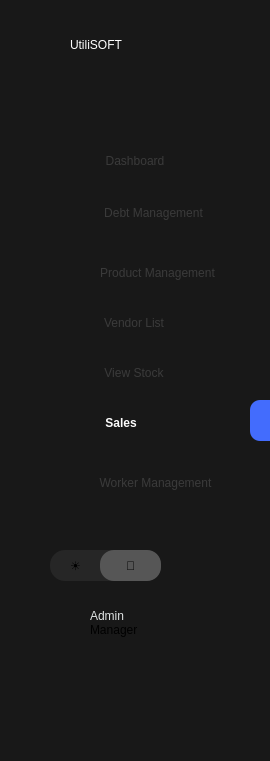
     <widget class="QFrame" name="frame_7">
      <property name="geometry">
       <rect>
        <x>0</x>
        <y>0</y>
        <width>270</width>
        <height>761</height>
       </rect>
      </property>
      <property name="styleSheet">
       <string notr="true">max-width:270px;
max-height:768px;
background-color:#181818;</string>
      </property>
      <widget class="QLabel" name="label_233">
       <property name="geometry">
        <rect>
         <x>70</x>
         <y>10</y>
         <width>181</width>
         <height>70</height>
        </rect>
       </property>
       <property name="styleSheet">
        <string notr="true">max-height:70px;
max-width:200px;
background:transparent;
font: 700 28pt &quot;Century Gothic&quot;;
color:white;
 text-align: center; 
 vertical-align: middle;</string>
       </property>
       <property name="text">
        <string>UtiliSOFT</string>
       </property>
      </widget>
      <widget class="QPushButton" name="page61">
       <property name="geometry">
        <rect>
         <x>0</x>
         <y>100</y>
         <width>270</width>
         <height>81</height>
        </rect>
       </property>
       <property name="styleSheet">
        <string notr="true">margin-top:40px;
        /* Full width of sidebar */
  height: 45px;        /* Optimal button height */
  text-align: center;    /* Align text to the left */
   /* Add space for text from the edge */
      /* Use flexbox for alignment */
 /* Align text &amp; icon vertically */ 

	border:none;
color:#3a3a3a;</string>
       </property>
       <property name="text">
        <string>Dashboard</string>
       </property>
      </widget>
      <widget class="QPushButton" name="page62">
       <property name="geometry">
        <rect>
         <x>-2</x>
         <y>190</y>
         <width>271</width>
         <height>45</height>
        </rect>
       </property>
       <property name="styleSheet">
        <string notr="true">
     /* Full width of sidebar */
  height: 45px;        /* Optimal button height */
  text-align: center;    /* Align text to the left */
  padding-left: 40px;  /* Add space for text from the edge */
     /* Use flexbox for alignment */
/* Align text &amp; icon vertically */ 
	border:none;
color:#3a3a3a;

	border:none;
</string>
       </property>
       <property name="text">
        <string>Debt Management</string>
       </property>
      </widget>
      <widget class="QPushButton" name="page63">
       <property name="geometry">
        <rect>
         <x>0</x>
         <y>250</y>
         <width>270</width>
         <height>45</height>
        </rect>
       </property>
       <property name="styleSheet">
        <string notr="true">
         /* Full width of sidebar */
  height: 45px;        /* Optimal button height */
  text-align: center;    /* Align text to the left */
/* Add space for text from the edge */       /* Use flexbox for alignment */ /* Align text &amp; icon vertically */ 
	border:none;

color:#3a3a3a;

padding-left: 45px;</string>
       </property>
       <property name="text">
        <string>Product Management</string>
       </property>
      </widget>
      <widget class="QPushButton" name="page64">
       <property name="geometry">
        <rect>
         <x>-1</x>
         <y>300</y>
         <width>270</width>
         <height>45</height>
        </rect>
       </property>
       <property name="styleSheet">
        <string notr="true">
         /* Full width of sidebar */
  height: 45px;        /* Optimal button height */
  text-align: center;    /* Align text to the left */
  /* Add space for text from the edge */       /* Use flexbox for alignment */ /* Align text &amp; icon vertically */ 
	border:none;
color:#3a3a3a;</string>
       </property>
       <property name="text">
        <string>Vendor List</string>
       </property>
      </widget>
      <widget class="QPushButton" name="page65">
       <property name="geometry">
        <rect>
         <x>-1</x>
         <y>350</y>
         <width>270</width>
         <height>45</height>
        </rect>
       </property>
       <property name="styleSheet">
        <string notr="true">    /* Full width of sidebar */
  height: 45px;        /* Optimal button height */
  text-align: center;    /* Align text to the left */
    /* Add space for text from the edge */ 
	border:none;
color:#3a3a3a;</string>
       </property>
       <property name="text">
        <string>View Stock</string>
       </property>
      </widget>
      <widget class="QPushButton" name="page66">
       <property name="geometry">
        <rect>
         <x>0</x>
         <y>400</y>
         <width>270</width>
         <height>45</height>
        </rect>
       </property>
       <property name="styleSheet">
        <string notr="true">      /* Full width of sidebar */
  height: 45px;        /* Optimal button height */
  text-align: center;
padding-right:28px;    /* Align text to the left */
 /* Align text &amp; icon vertically */ 
	border:none;

font-weight:600;
	border:none;
color:#fcfcfc;
</string>
       </property>
       <property name="text">
        <string>Sales</string>
       </property>
      </widget>
      <widget class="QPushButton" name="pushButton_73">
       <property name="geometry">
        <rect>
         <x>50</x>
         <y>550</y>
         <width>111</width>
         <height>31</height>
        </rect>
       </property>
       <property name="styleSheet">
        <string notr="true">max-height:37px;
border-radius:15px;
background:#262626;
text-align:left;
padding-left : 20px;</string>
       </property>
       <property name="text">
        <string>☀</string>
       </property>
      </widget>
      <widget class="QPushButton" name="pushButton_74">
       <property name="geometry">
        <rect>
         <x>100</x>
         <y>550</y>
         <width>61</width>
         <height>31</height>
        </rect>
       </property>
       <property name="styleSheet">
        <string notr="true">max-height:37px;
border:3px;
background:#565656;
border-radius:14px;</string>
       </property>
       <property name="text">
        <string>🌙</string>
       </property>
      </widget>
      <widget class="QLabel" name="label_234">
       <property name="geometry">
        <rect>
         <x>90</x>
         <y>600</y>
         <width>71</width>
         <height>31</height>
        </rect>
       </property>
       <property name="styleSheet">
        <string notr="true">font: 18pt &quot;Microsoft Sans Serif&quot;;
color:#e0e4e4;
</string>
       </property>
       <property name="text">
        <string>Admin</string>
       </property>
      </widget>
      <widget class="QLabel" name="label_235">
       <property name="geometry">
        <rect>
         <x>90</x>
         <y>620</y>
         <width>61</width>
         <height>20</height>
        </rect>
       </property>
       <property name="styleSheet">
        <string notr="true">background:none;
</string>
       </property>
       <property name="text">
        <string>Manager</string>
       </property>
      </widget>
      <widget class="QWidget" name="widget_79" native="true">
       <property name="geometry">
        <rect>
         <x>250</x>
         <y>400</y>
         <width>20</width>
         <height>41</height>
        </rect>
       </property>
       <property name="styleSheet">
        <string notr="true">background:#436cfd;
border-top-left-radius: 10px;
    border-bottom-left-radius: 10px;
   border-top-right-radius: 0px;
    border-bottom-right-radius: 0px;</string>
       </property>
      </widget>
      <widget class="QLabel" name="label_236">
       <property name="geometry">
        <rect>
         <x>60</x>
         <y>140</y>
         <width>41</width>
         <height>41</height>
        </rect>
       </property>
       <property name="styleSheet">
        <string notr="true">background-color:transparent;
background-image: url(&quot;:/new/prefix1/images/dashboard-square-02-Stroke-Rounded.png&quot;);
    background-repeat: no-repeat;
    background-position: center;
    background-origin: content;</string>
       </property>
       <property name="text">
        <string/>
       </property>
       <property name="scaledContents">
        <bool>true</bool>
       </property>
      </widget>
      <widget class="QLabel" name="label_237">
       <property name="geometry">
        <rect>
         <x>60</x>
         <y>190</y>
         <width>41</width>
         <height>41</height>
        </rect>
       </property>
       <property name="styleSheet">
        <string notr="true">background-color:transparent;
background-image: url(&quot;:/new/prefix1/images/invoice-Stroke-Rounded.png&quot;);
    background-repeat: no-repeat;
    background-position: center;
    background-origin: content;</string>
       </property>
       <property name="text">
        <string/>
       </property>
       <property name="scaledContents">
        <bool>true</bool>
       </property>
      </widget>
      <widget class="QLabel" name="label_238">
       <property name="geometry">
        <rect>
         <x>50</x>
         <y>600</y>
         <width>40</width>
         <height>40</height>
        </rect>
       </property>
       <property name="styleSheet">
        <string notr="true">background-color:transparent;
background-image: url(&quot;:/new/prefix1/images/user-circle-02-Stroke-Rounded.png&quot;);
    background-repeat: no-repeat;
    background-position: center;
    background-origin: content;
	</string>
       </property>
       <property name="text">
        <string/>
       </property>
       <property name="scaledContents">
        <bool>true</bool>
       </property>
      </widget>
      <widget class="QLabel" name="label_239">
       <property name="geometry">
        <rect>
         <x>60</x>
         <y>400</y>
         <width>41</width>
         <height>41</height>
        </rect>
       </property>
       <property name="styleSheet">
        <string notr="true">background-color:transparent;
background-image: url(&quot;:/new/prefix1/images/shopping-cart-02-Stroke-Rounded (1).png&quot;);
    background-repeat: no-repeat;
    background-position: center;
    background-origin: content;</string>
       </property>
       <property name="text">
        <string/>
       </property>
       <property name="scaledContents">
        <bool>true</bool>
       </property>
      </widget>
      <widget class="QLabel" name="label_240">
       <property name="geometry">
        <rect>
         <x>60</x>
         <y>250</y>
         <width>41</width>
         <height>41</height>
        </rect>
       </property>
       <property name="styleSheet">
        <string notr="true">background-color:transparent;
background-image: url(&quot;:/new/prefix1/images/package-Stroke-Rounded.png&quot;);
    background-repeat: no-repeat;
    background-position: center;
    background-origin: content;</string>
       </property>
       <property name="text">
        <string/>
       </property>
       <property name="scaledContents">
        <bool>true</bool>
       </property>
      </widget>
      <widget class="QLabel" name="label_241">
       <property name="geometry">
        <rect>
         <x>60</x>
         <y>300</y>
         <width>41</width>
         <height>41</height>
        </rect>
       </property>
       <property name="styleSheet">
        <string notr="true">background-color:transparent;
background-image: url(&quot;:/new/prefix1/images/invoice-02-Stroke-Rounded.png&quot;);
    background-repeat: no-repeat;
    background-position: center;
    background-origin: content;</string>
       </property>
       <property name="text">
        <string/>
       </property>
       <property name="scaledContents">
        <bool>true</bool>
       </property>
      </widget>
      <widget class="QLabel" name="label_242">
       <property name="geometry">
        <rect>
         <x>60</x>
         <y>350</y>
         <width>41</width>
         <height>41</height>
        </rect>
       </property>
       <property name="styleSheet">
        <string notr="true">background-color:transparent;
background-image: url(&quot;:/new/prefix1/images//folder-view-Stroke-Rounded.png&quot;);
    background-repeat: no-repeat;
    background-position: center;
    background-origin: content;</string>
       </property>
       <property name="text">
        <string/>
       </property>
       <property name="scaledContents">
        <bool>true</bool>
       </property>
      </widget>
      <widget class="QLabel" name="label_401">
       <property name="geometry">
        <rect>
         <x>60</x>
         <y>460</y>
         <width>41</width>
         <height>41</height>
        </rect>
       </property>
       <property name="styleSheet">
        <string notr="true">background-color:transparent;
background-image: url(&quot;:/new/prefix1/images/user-circle-02-Stroke-Rounded.png&quot;);
    background-repeat: no-repeat;
    background-position: center;
    background-origin: content;</string>
       </property>
       <property name="text">
        <string/>
       </property>
       <property name="scaledContents">
        <bool>true</bool>
       </property>
      </widget>
      <widget class="QPushButton" name="page67">
       <property name="geometry">
        <rect>
         <x>0</x>
         <y>460</y>
         <width>271</width>
         <height>45</height>
        </rect>
       </property>
       <property name="styleSheet">
        <string notr="true">
     /* Full width of sidebar */
  height: 45px;        /* Optimal button height */
  text-align: center;    /* Align text to the left */
  padding-left: 40px;  /* Add space for text from the edge */
     /* Use flexbox for alignment */
/* Align text &amp; icon vertically */ 
	border:none;

color:#3a3a3a;</string>
       </property>
       <property name="text">
        <string>Worker Management</string>
       </property>
      </widget>
      <widget class="QLabel" name="label_472">
       <property name="geometry">
        <rect>
         <x>180</x>
         <y>600</y>
         <width>41</width>
         <height>41</height>
        </rect>
       </property>
       <property name="styleSheet">
        <string notr="true">background-color:transparent;
background-image:url(&quot;:/new/prefix1/images/logout-05-Stroke-Rounded.png&quot;);
    background-repeat: no-repeat;
    background-position: center;
    background-origin: content;</string>
       </property>
       <property name="text">
        <string/>
       </property>
       <property name="scaledContents">
        <bool>true</bool>
       </property>
      </widget>
      <widget class="QPushButton" name="btnlogout_4">
       <property name="geometry">
        <rect>
         <x>180</x>
         <y>600</y>
         <width>41</width>
         <height>41</height>
        </rect>
       </property>
       <property name="styleSheet">
        <string notr="true">background :transparent;
border:none;</string>
       </property>
       <property name="text">
        <string/>
       </property>
      </widget>
      <zorder>label_472</zorder>
      <zorder>btnlogout_4</zorder>
      <zorder>page67</zorder>
      <zorder>label_401</zorder>
      <zorder>label_233</zorder>
      <zorder>page61</zorder>
      <zorder>page62</zorder>
      <zorder>page63</zorder>
      <zorder>page64</zorder>
      <zorder>page65</zorder>
      <zorder>page66</zorder>
      <zorder>pushButton_73</zorder>
      <zorder>pushButton_74</zorder>
      <zorder>label_234</zorder>
      <zorder>label_235</zorder>
      <zorder>widget_79</zorder>
      <zorder>label_236</zorder>
      <zorder>label_237</zorder>
      <zorder>label_238</zorder>
      <zorder>label_239</zorder>
      <zorder>label_240</zorder>
      <zorder>label_241</zorder>
      <zorder>label_242</zorder>
     </widget>
